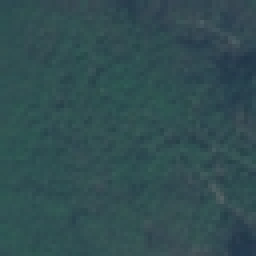
#> input picture clustering/input_images/Forest_8.jpg, 64 x 64 px (shown 4 times larger)
$ python image_correction.py ../clustering/input_images/Forest_8.jpg
#> lines starting #> are read from the running program, lines starting #| are printed output that depends on the picture
import random
import sys
from PIL import Image, ImageDraw
from matplotlib import pyplot as plt

class Img:
    def __init__(self, path_to_image):
#> called with path_to_image = '../clustering/input_images/Forest_8.jpg'
        self.image = Image.open(path_to_image).convert('RGB')
#> self.image is the input picture: PIL image 64x64 RGB; mean R, G, B 49.3, 77.9, 81.5
        self.draw = ImageDraw.Draw(self.image)
        self.width = self.image.size[0]
#> self.width = 64
        self.height = self.image.size[1]
#> self.height = 64
        self.pix = self.image.load()

class ImageProcessor:
    def _ensure_pixels_range(self, pixels):
        for i in range(len(pixels)):
            if pixels[i] < 0:
                pixels[i] = 0
            if pixels[i] > 255:
                pixels[i] = 255
        return pixels

    # [56 lines left out: functions _create_diagonal_gradient_mask, _create_center_gradient_mask, not called in this run]

    def change_brightness(self, img):
        factor = int(input('Enter the factor of the brightness change (recommended range -100, 100): '))

        for i in range(img.width):
            for j in range(img.height):

                a = img.pix[i, j][0] + factor
                b = img.pix[i, j][1] + factor
                c = img.pix[i, j][2] + factor

                a, b, c = self._ensure_pixels_range([a, b, c])
                img.draw.point((i, j), (a, b, c))
        return img

    # [93 lines left out: functions shades_of_gray, negative, sepia, noise, monochrome, not called in this run]


if __name__ == "__main__":

    while 1:
        file_start = sys.argv[1] if len(sys.argv) > 1 else 'image.jpg'
        image = Img(file_start)
        image_old = image.image.copy()
        img_proc = ImageProcessor()

        mode = int(input('Enter type of the operation: \
                           \n1 - change brightness \
                           \n2 - shades of gray \
                           \n3 - negative \
                           \n4 - sepia \
                           \n5 - noise \
                           \n6 - monochrome \n'))
#> the answer given: 1
        match mode:
            case 1:
                img_proc.change_brightness(image)
            case 2:
                img_proc.shades_of_gray(image)
            case 3:
                img_proc.negative(image)
            case 4:
                img_proc.sepia(image)
            case 5:
                img_proc.noise(image)
            case 6:
                img_proc.monochrome(image)
            case _:
                print('Incorrect input, try again')
                continue
#> the answer given: 3

        fig, (ax1, ax2) = plt.subplots(1, 2, figsize=(6, 3))

        ax1.imshow(image_old)
        ax1.set_title('Original image')
        ax1.tick_params(labelleft=False, labelbottom=False)

        ax2.set_title('Modified image')
        ax2.imshow(image.image)
        ax2.tick_params(labelleft=False, labelbottom=False)

        plt.show()
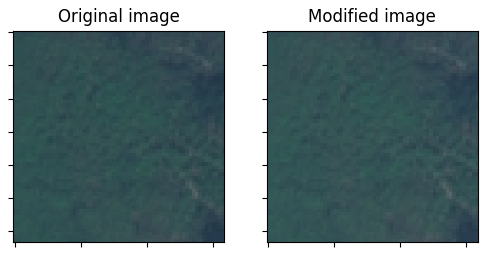
#> figure drawn by matplotlib, 2 panels
#> the answer given: 1
#> the answer given: 3
#> the answer given: 1
#> the answer given: 3
#> (the run stopped early here; a loop or call above may not have finished)
